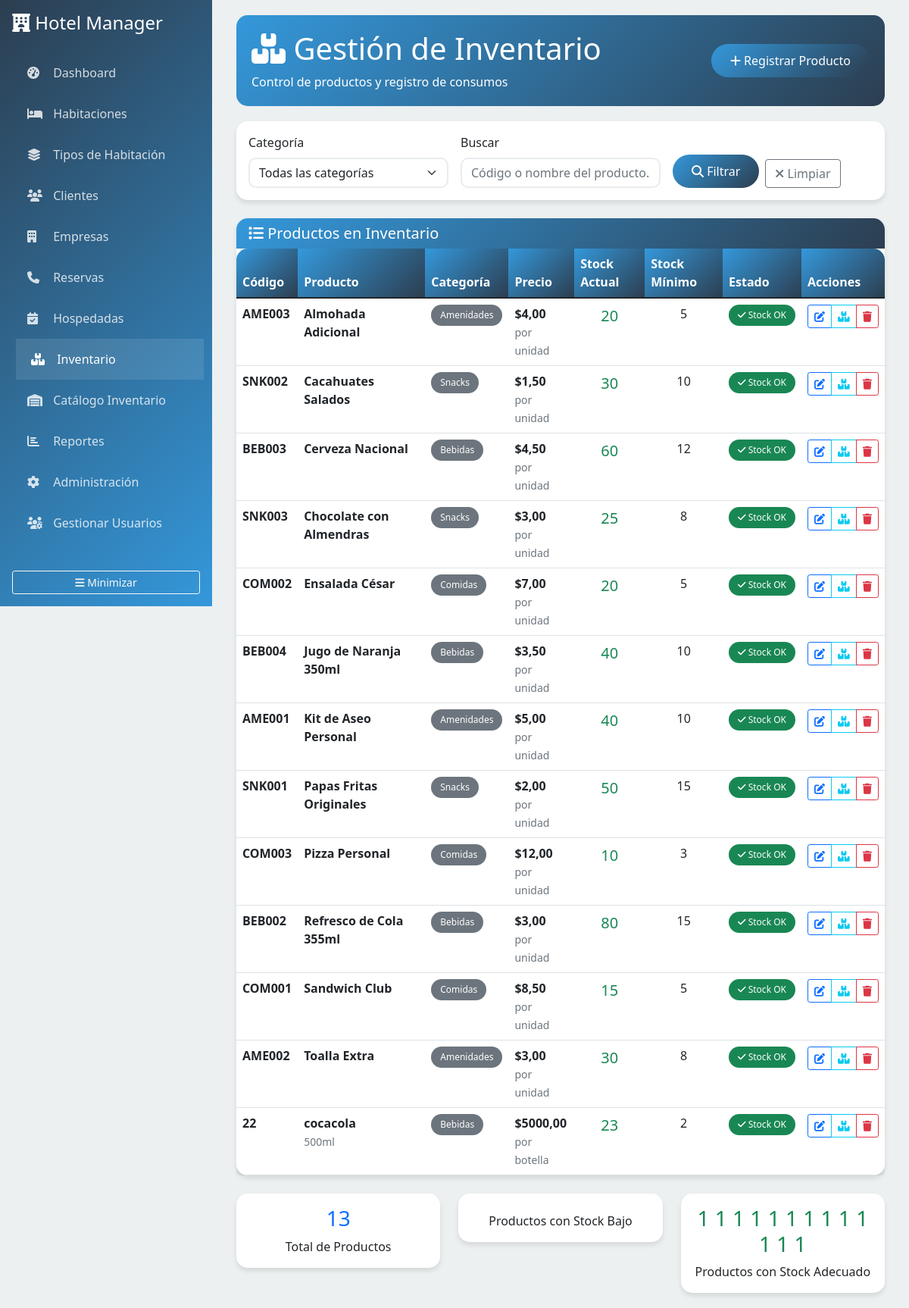
Before: /inventario/ with the older database file.
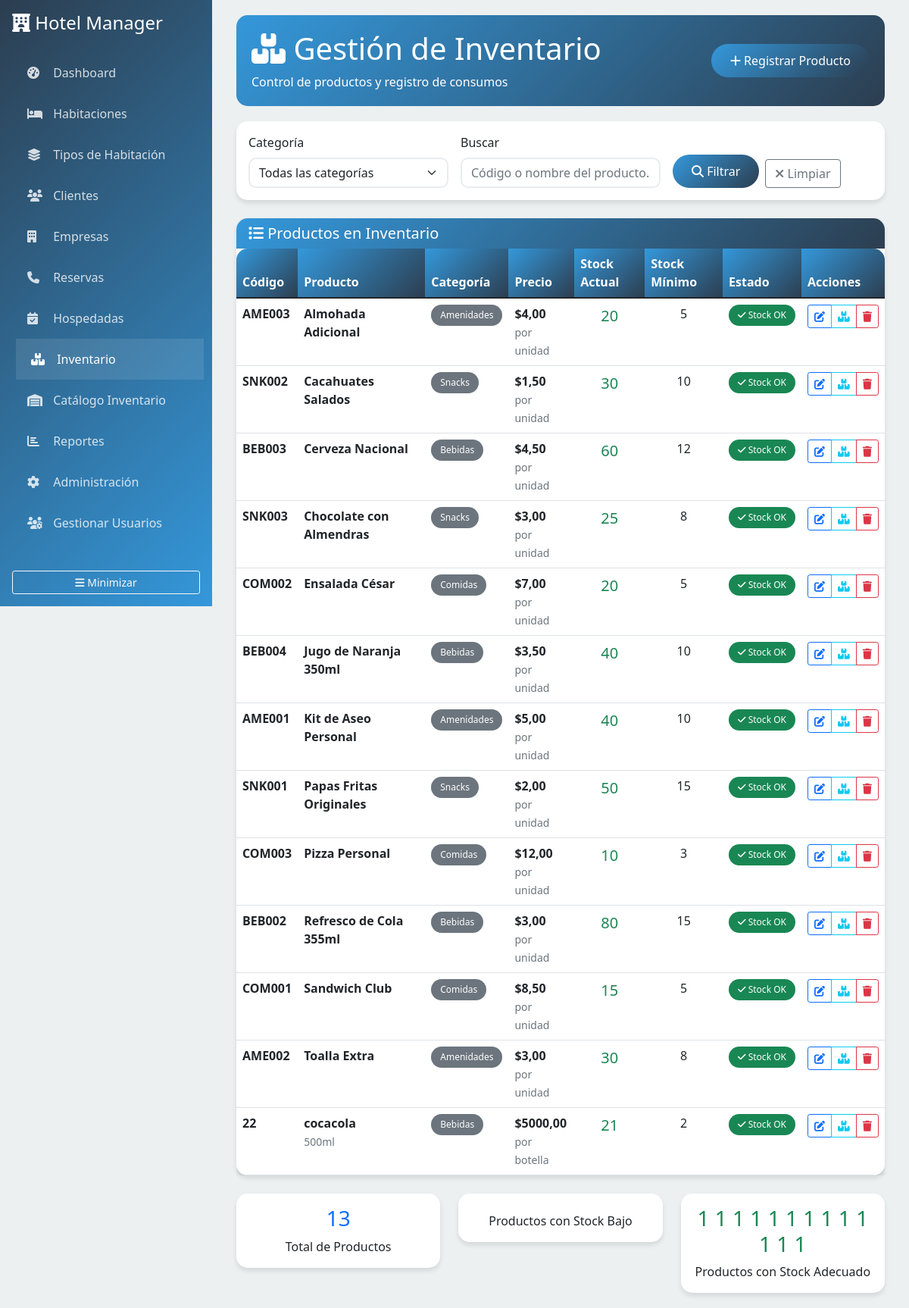
After: the same page with the newer database file.
### hotel/models.py (models this page shows, shortened)
class Producto(models.Model):
    codigo = models.CharField(max_length=50, unique=True, verbose_name="Código")
    nombre = models.CharField(max_length=200, verbose_name="Nombre")
    categoria = models.ForeignKey(CategoriaProducto, on_delete=models.CASCADE, verbose_name="Categoría")
    precio = models.DecimalField(
        max_digits=10,
        decimal_places=2,
        validators=[MinValueValidator(Decimal('0.01'))],
        verbose_name="Precio"
    )
    stock_actual = models.PositiveIntegerField(default=0, verbose_name="Stock Actual")
    stock_minimo = models.PositiveIntegerField(default=1, verbose_name="Stock Mínimo")
    unidad_medida = models.CharField(max_length=20, default='unidad', verbose_name="Unidad de Medida")
    descripcion = models.TextField(blank=True, verbose_name="Descripción")
    activo = models.BooleanField(default=True, verbose_name="Activo")
    class Meta:
        verbose_name = "Producto"
        verbose_name_plural = "Productos"
        ordering = ['nombre']
    @property
    def necesita_reposicion(self):
        return self.stock_actual <= self.stock_minimo

class CategoriaProducto(models.Model):
    nombre = models.CharField(max_length=100, verbose_name="Nombre")
    descripcion = models.TextField(blank=True, verbose_name="Descripción")
    class Meta:
        verbose_name = "Categoría de Producto"
        verbose_name_plural = "Categorías de Productos"

### hotel/views.py (the view)
# urls.py: path('inventario/', views.inventario_list, name='inventario'),
def inventario_list(request):
    productos = Producto.objects.select_related('categoria').filter(activo=True)
    categoria_id = request.GET.get('categoria')
    query = request.GET.get('q', '')
    if categoria_id:
        productos = productos.filter(categoria_id=categoria_id)
    if query:
        productos = productos.filter(
            Q(nombre__icontains=query) | Q(codigo__icontains=query)
        )
    context = {
        'productos': productos,
        'categorias': CategoriaProducto.objects.all(),
        'filtros': {'categoria_id': categoria_id, 'query': query}
    }
    return render(request, 'hotel/inventario.html', context)

### templates/hotel/inventario.html (shortened to what the changed rows need)
{% extends 'base.html' %}
{% block content %}
<div class="page-header d-flex justify-content-between align-items-center">
    <div>
        <h1><i class="fas fa-boxes"></i> Gestión de Inventario</h1>
    </div>
</div>
<div class="card">
    <div class="card-body p-0">
        <div class="table-responsive">
            <table class="table table-hover mb-0">
                <thead>
                    <tr>
                        <th>Código</th>
                        <th>Producto</th>
                        <th>Categoría</th>
                        <th>Precio</th>
                        <th>Stock Actual</th>
                        <th>Stock Mínimo</th>
                        <th>Estado</th>
                        <th>Acciones</th>
                    </tr>
                </thead>
                <tbody>
                    {% for producto in productos %}
                    <tr {% if producto.necesita_reposicion %}class="table-warning"{% endif %}>
                        <td>
                            <strong>{{ producto.codigo }}</strong>
                        </td>
                        <td>
                            <div>
                                <strong>{{ producto.nombre }}</strong><br>
                                {% if producto.descripcion %}
                                <small class="text-muted">{{ producto.descripcion|truncatewords:8 }}</small>
                                {% endif %}
                            </div>
                        </td>
                        <td>
                            <span class="badge bg-secondary">{{ producto.categoria.nombre }}</span>
                        </td>
                        <td>
                            <strong>${{ producto.precio|floatformat:2 }}</strong><br>
                            <small class="text-muted">por {{ producto.unidad_medida }}</small>
                        </td>
                        <td class="text-center">
                            <span class="fs-5 {% if producto.necesita_reposicion %}text-danger fw-bold{% else %}text-success{% endif %}">
                                {{ producto.stock_actual }}
                            </span>
                        </td>
                        <td class="text-center">{{ producto.stock_minimo }}</td>
                        <td>
                            {% if producto.necesita_reposicion %}
                            <span class="badge bg-danger">
                                <i class="fas fa-exclamation-triangle"></i> Stock Bajo
                            </span>
                            {% else %}
                            <span class="badge bg-success">
                                <i class="fas fa-check"></i> Stock OK
                            </span>
                            {% endif %}
                        </td>
                        <td>
                            <div class="btn-group btn-group-sm">
                                <button class="btn btn-outline-primary" onclick="editarProducto({{ producto.id }})" title="Editar producto">
                                    <i class="fas fa-edit"></i>
                                </button>
                                <button class="btn btn-outline-info" onclick="ajustarStock({{ producto.id }})" title="Ajustar stock">
                                    <i class="fas fa-boxes"></i>
                                </button>
                                <button class="btn btn-outline-danger" onclick="eliminarProducto({{ producto.id }}, '{{ producto.nombre }}')" title="Eliminar producto">
                                    <i class="fas fa-trash"></i>
                                </button>
                            </div>
                        </td>
                    </tr>
                    {% endfor %}
                </tbody>
            </table>
        </div>
    </div>
</div>
<div class="row mt-4">
    <div class="col-md-4">
        <div class="card">
            <div class="card-body text-center">
                <h3 class="text-success">
                    {% for producto in productos %}
                        {% if not producto.necesita_reposicion %}1{% endif %}
                    {% endfor %}
                </h3>
                <p class="mb-0">Productos con Stock Adecuado</p>
            </div>
        </div>
    </div>
</div>
{% endblock %}

Changed rows visible on the page:
changed Producto "cocacola": stock_actual "23" → "21"
